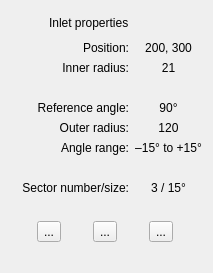
     <widget class="QWidget" name="inlet">
      <layout class="QGridLayout" name="gridLayout_2">
       <item row="6" column="2">
        <widget class="QLabel" name="propInletAngleRange">
         <property name="sizePolicy">
          <sizepolicy hsizetype="Preferred" vsizetype="Preferred">
           <horstretch>5</horstretch>
           <verstretch>0</verstretch>
          </sizepolicy>
         </property>
         <property name="text">
          <string>–15° to +15°</string>
         </property>
         <property name="alignment">
          <set>Qt::AlignCenter</set>
         </property>
        </widget>
       </item>
       <item row="1" column="2">
        <widget class="QLabel" name="propInletPos">
         <property name="sizePolicy">
          <sizepolicy hsizetype="Preferred" vsizetype="Preferred">
           <horstretch>5</horstretch>
           <verstretch>0</verstretch>
          </sizepolicy>
         </property>
         <property name="text">
          <string>200, 300</string>
         </property>
         <property name="alignment">
          <set>Qt::AlignCenter</set>
         </property>
        </widget>
       </item>
       <item row="1" column="0" colspan="2">
        <widget class="QLabel" name="label_4">
         <property name="sizePolicy">
          <sizepolicy hsizetype="Preferred" vsizetype="Preferred">
           <horstretch>1</horstretch>
           <verstretch>0</verstretch>
          </sizepolicy>
         </property>
         <property name="text">
          <string>Position:</string>
         </property>
         <property name="alignment">
          <set>Qt::AlignRight|Qt::AlignTrailing|Qt::AlignVCenter</set>
         </property>
        </widget>
       </item>
       <item row="0" column="0">
        <widget class="QLabel" name="label_2">
         <property name="minimumSize">
          <size>
           <width>32</width>
           <height>24</height>
          </size>
         </property>
         <property name="maximumSize">
          <size>
           <width>32</width>
           <height>24</height>
          </size>
         </property>
         <property name="text">
          <string/>
         </property>
         <property name="textFormat">
          <enum>Qt::PlainText</enum>
         </property>
         <property name="pixmap">
          <pixmap resource="../topino.qrc">:/ui/toolicons/inlet.png</pixmap>
         </property>
         <property name="scaledContents">
          <bool>false</bool>
         </property>
        </widget>
       </item>
       <item row="2" column="2">
        <widget class="QLabel" name="propInletInnerRadius">
         <property name="sizePolicy">
          <sizepolicy hsizetype="Preferred" vsizetype="Preferred">
           <horstretch>5</horstretch>
           <verstretch>0</verstretch>
          </sizepolicy>
         </property>
         <property name="text">
          <string>21</string>
         </property>
         <property name="alignment">
          <set>Qt::AlignCenter</set>
         </property>
        </widget>
       </item>
       <item row="5" column="2">
        <widget class="QLabel" name="propInletOuterRadius">
         <property name="sizePolicy">
          <sizepolicy hsizetype="Preferred" vsizetype="Preferred">
           <horstretch>5</horstretch>
           <verstretch>0</verstretch>
          </sizepolicy>
         </property>
         <property name="text">
          <string>120</string>
         </property>
         <property name="alignment">
          <set>Qt::AlignCenter</set>
         </property>
        </widget>
       </item>
       <item row="11" column="0" colspan="3">
        <spacer name="verticalSpacer_9">
         <property name="orientation">
          <enum>Qt::Vertical</enum>
         </property>
         <property name="sizeHint" stdset="0">
          <size>
           <width>20</width>
           <height>20</height>
          </size>
         </property>
        </spacer>
       </item>
       <item row="0" column="1">
        <widget class="QLabel" name="label_10">
         <property name="text">
          <string>Inlet properties</string>
         </property>
        </widget>
       </item>
       <item row="4" column="2">
        <widget class="QLabel" name="propInletRefAngle">
         <property name="sizePolicy">
          <sizepolicy hsizetype="Preferred" vsizetype="Preferred">
           <horstretch>5</horstretch>
           <verstretch>0</verstretch>
          </sizepolicy>
         </property>
         <property name="text">
          <string>90°</string>
         </property>
         <property name="alignment">
          <set>Qt::AlignCenter</set>
         </property>
        </widget>
       </item>
       <item row="10" column="0" colspan="3">
        <layout class="QHBoxLayout" name="horizontalLayout_5" stretch="0,0,0">
         <item>
          <widget class="QToolButton" name="toolEditImage_4">
           <property name="toolTip">
            <string>Preprocess image</string>
           </property>
           <property name="statusTip">
            <string>Select options for preprocessing the image to make it ready for angulargram creation</string>
           </property>
           <property name="text">
            <string>...</string>
           </property>
           <property name="icon">
            <iconset resource="../topino.qrc">
             <normaloff>:/ui/toolicons/inlet.png</normaloff>:/ui/toolicons/inlet.png</iconset>
           </property>
           <property name="iconSize">
            <size>
             <width>64</width>
             <height>32</height>
            </size>
           </property>
          </widget>
         </item>
         <item>
          <widget class="QToolButton" name="toolSwitchImage_4">
           <property name="toolTip">
            <string>Swap source and processed image</string>
           </property>
           <property name="statusTip">
            <string>Swap source and processed image</string>
           </property>
           <property name="text">
            <string>...</string>
           </property>
           <property name="icon">
            <iconset resource="../topino.qrc">
             <normaloff>:/ui/toolicons/inlet.png</normaloff>:/ui/toolicons/inlet.png</iconset>
           </property>
           <property name="iconSize">
            <size>
             <width>64</width>
             <height>32</height>
            </size>
           </property>
          </widget>
         </item>
         <item>
          <widget class="QToolButton" name="toolResetImage_4">
           <property name="toolTip">
            <string>Resets the processed image</string>
           </property>
           <property name="statusTip">
            <string>Resets the processed image back to the source image and all processing parameters to default</string>
           </property>
           <property name="text">
            <string>...</string>
           </property>
           <property name="icon">
            <iconset resource="../topino.qrc">
             <normaloff>:/ui/toolicons/inlet.png</normaloff>:/ui/toolicons/inlet.png</iconset>
           </property>
           <property name="iconSize">
            <size>
             <width>64</width>
             <height>32</height>
            </size>
           </property>
          </widget>
         </item>
        </layout>
       </item>
       <item row="5" column="0" colspan="2">
        <widget class="QLabel" name="label_11">
         <property name="sizePolicy">
          <sizepolicy hsizetype="Preferred" vsizetype="Preferred">
           <horstretch>1</horstretch>
           <verstretch>0</verstretch>
          </sizepolicy>
         </property>
         <property name="text">
          <string>Outer radius:</string>
         </property>
         <property name="alignment">
          <set>Qt::AlignRight|Qt::AlignTrailing|Qt::AlignVCenter</set>
         </property>
        </widget>
       </item>
       <item row="6" column="0" colspan="2">
        <widget class="QLabel" name="label_12">
         <property name="sizePolicy">
          <sizepolicy hsizetype="Preferred" vsizetype="Preferred">
           <horstretch>1</horstretch>
           <verstretch>0</verstretch>
          </sizepolicy>
         </property>
         <property name="text">
          <string>Angle range:</string>
         </property>
         <property name="alignment">
          <set>Qt::AlignRight|Qt::AlignTrailing|Qt::AlignVCenter</set>
         </property>
        </widget>
       </item>
       <item row="4" column="0" colspan="2">
        <widget class="QLabel" name="label_6">
         <property name="sizePolicy">
          <sizepolicy hsizetype="Preferred" vsizetype="Preferred">
           <horstretch>1</horstretch>
           <verstretch>0</verstretch>
          </sizepolicy>
         </property>
         <property name="text">
          <string>Reference angle:</string>
         </property>
         <property name="alignment">
          <set>Qt::AlignRight|Qt::AlignTrailing|Qt::AlignVCenter</set>
         </property>
        </widget>
       </item>
       <item row="8" column="0" colspan="2">
        <widget class="QLabel" name="label_14">
         <property name="sizePolicy">
          <sizepolicy hsizetype="Preferred" vsizetype="Preferred">
           <horstretch>1</horstretch>
           <verstretch>0</verstretch>
          </sizepolicy>
         </property>
         <property name="text">
          <string>Sector number/size:</string>
         </property>
         <property name="alignment">
          <set>Qt::AlignRight|Qt::AlignTrailing|Qt::AlignVCenter</set>
         </property>
        </widget>
       </item>
       <item row="3" column="0" colspan="3">
        <spacer name="verticalSpacer_10">
         <property name="orientation">
          <enum>Qt::Vertical</enum>
         </property>
         <property name="sizeHint" stdset="0">
          <size>
           <width>20</width>
           <height>20</height>
          </size>
         </property>
        </spacer>
       </item>
       <item row="2" column="0" colspan="2">
        <widget class="QLabel" name="label_5">
         <property name="sizePolicy">
          <sizepolicy hsizetype="Preferred" vsizetype="Preferred">
           <horstretch>1</horstretch>
           <verstretch>0</verstretch>
          </sizepolicy>
         </property>
         <property name="text">
          <string>Inner radius:</string>
         </property>
         <property name="alignment">
          <set>Qt::AlignRight|Qt::AlignTrailing|Qt::AlignVCenter</set>
         </property>
        </widget>
       </item>
       <item row="9" column="0" colspan="3">
        <spacer name="verticalSpacer_8">
         <property name="orientation">
          <enum>Qt::Vertical</enum>
         </property>
         <property name="sizeHint" stdset="0">
          <size>
           <width>20</width>
           <height>20</height>
          </size>
         </property>
        </spacer>
       </item>
       <item row="7" column="0" colspan="3">
        <spacer name="verticalSpacer_11">
         <property name="orientation">
          <enum>Qt::Vertical</enum>
         </property>
         <property name="sizeHint" stdset="0">
          <size>
           <width>20</width>
           <height>20</height>
          </size>
         </property>
        </spacer>
       </item>
       <item row="8" column="2">
        <widget class="QLabel" name="propInletSector">
         <property name="sizePolicy">
          <sizepolicy hsizetype="Preferred" vsizetype="Preferred">
           <horstretch>5</horstretch>
           <verstretch>0</verstretch>
          </sizepolicy>
         </property>
         <property name="text">
          <string>3 / 15°</string>
         </property>
         <property name="alignment">
          <set>Qt::AlignCenter</set>
         </property>
        </widget>
       </item>
      </layout>
     </widget>
